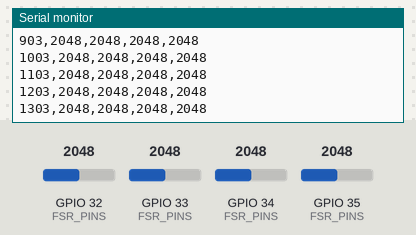
Recording of a sketch running on a simulated ESP32. Shown: the last lines printed to the serial monitor. The inputs (shaded band) are chosen by the test bench; at power-on: GPIO 32 (FSR_PINS) = 2048, GPIO 33 (FSR_PINS) = 2048, GPIO 34 (FSR_PINS) = 2048, GPIO 35 (FSR_PINS) = 2048 (analog values on the 0–4095 scale).

Above: at 1.4 s.
1.5 s: GPIO 32 (FSR_PINS) set to 2866
At 1.51 s:
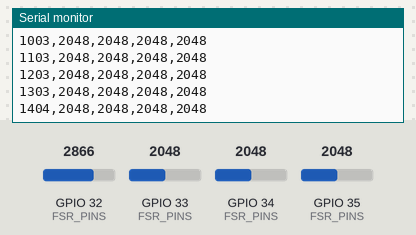
3.0 s: GPIO 33 (FSR_PINS) set to 2866
At 3.01 s:
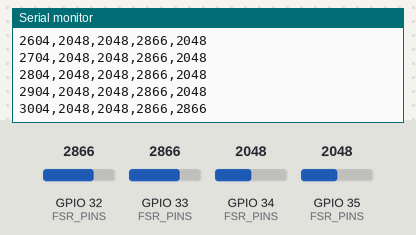
4.5 s: GPIO 34 (FSR_PINS) set to 2866
At 4.52 s:
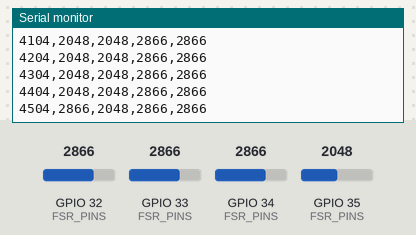
6.0 s: GPIO 35 (FSR_PINS) set to 2866
At 6.02 s:
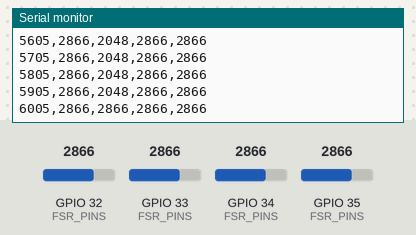
7.5 s: GPIO 32 (FSR_PINS) set to 3972
At 7.52 s:
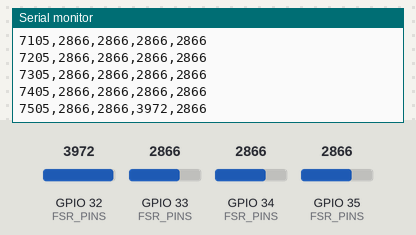
9.0 s: GPIO 33 (FSR_PINS) set to 3972
At 9.02 s:
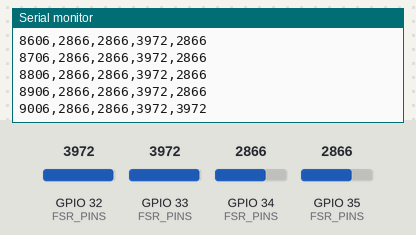
Timing chart, 0 to 11.5 s (numbered marks = the images above; inputs shaded):
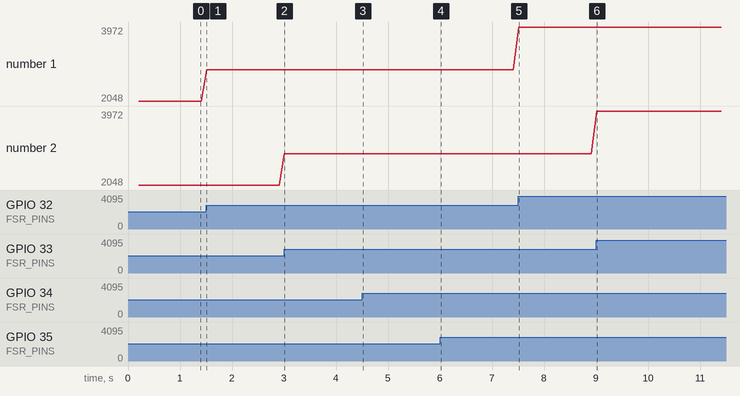

Measured:
- after the input at 3.0 s, the serial monitor: prints a new line at once (image 2)
- after the input at 4.5 s, the serial monitor: prints a new line at once (image 3)
- after the input at 6.0 s, the serial monitor: prints a new line at once (image 4)
- after the input at 7.5 s, the serial monitor: prints a new line at once (image 5)
- after the input at 9.0 s, the serial monitor: prints a new line at once (image 6)
- plotted number 1: 2048 → 2866 after the input at 1.5 s, 2866 → 3972 after the input at 7.5 s

The sketch:

calibrate_serial.ino
```cpp
/*
  FootGait serial calibration reader
  ----------------------------------
  Prints the four raw FSR channels over USB serial at 10 Hz:

      millis,fsr0,fsr1,fsr2,fsr3

  Pins (same for both feet):
      fsr0 heel      -> GPIO34
      fsr1 ball_in   -> GPIO35
      fsr2 ball_out  -> GPIO32
      fsr3 toes      -> GPIO33

  Use this only for calibration. After recording the raw values, reflash
  firmware/right_foot (or firmware/left_foot) to restore the UDP stream.
*/

#include <Arduino.h>

const uint8_t FSR_PINS[4] = {34, 35, 32, 33};
const uint8_t ADC_AVG = 8;
const uint32_t PRINT_MS = 100;

int readAvg(uint8_t pin) {
  uint32_t acc = 0;
  for (uint8_t i = 0; i < ADC_AVG; i++) {
    acc += analogRead(pin);
    delayMicroseconds(50);
  }
  return (int)(acc / ADC_AVG);
}

void setup() {
  Serial.begin(115200);
  delay(200);
  analogReadResolution(12);
  analogSetAttenuation(ADC_11db);
  Serial.println("# FootGait serial calibration");
  Serial.println("# pins: heel=34 ball_in=35 ball_out=32 toes=33");
  Serial.println("# millis,fsr0,fsr1,fsr2,fsr3");
}

void loop() {
  static uint32_t last = 0;
  uint32_t now = millis();
  if (now - last < PRINT_MS) return;
  last = now;

  int v[4];
  for (uint8_t i = 0; i < 4; i++) v[i] = readAvg(FSR_PINS[i]);

  Serial.printf("%lu,%d,%d,%d,%d\n",
                (unsigned long)now, v[0], v[1], v[2], v[3]);
}
```
